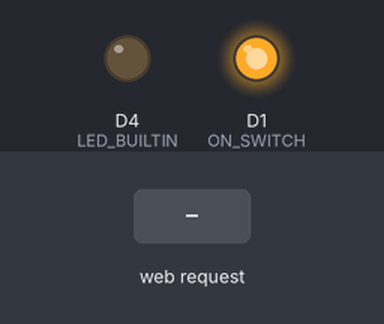
Simulated run of this program. Board: ESP8266 (Wemos D1 mini). Shown: output pins drawn as LEDs (lit = HIGH, except the on-board LED, lit = LOW). Inputs (shaded band) come from the test bench. WiFi joins after 1.5 s; servers stay silent unless stated; not simulated (calls return 0 or success): secrets.h; what the program prints to the serial monitor is not drawn.

Above: at 2.7 s.
2.8 s: HTTP request GET /switches/ received
At 3.2 s:
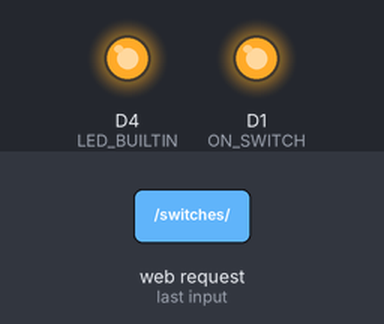
Timing chart, 0 to 8.9 s (numbered marks = the images above; inputs shaded):
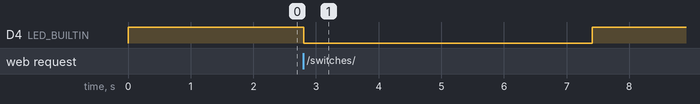

Measured:
- after the input at 2.8 s, D4 (LED_BUILTIN): HIGH → LOW at once, → HIGH 4.6 s later

The program:

main.cpp
```cpp
#include <RCSwitch.h>
#include <ESP8266WiFi.h>
#include "rf_switch.h"
#include "actions.h"
// define const char* ssid and const char* password in this file
#include "secrets.h"

const int ON_SWITCH = D1;
const int TRANSMIT_PIN = D3;

RCSwitch sender = RCSwitch();
RFSwitch aSocket(&sender, "000000FFFF0F", "000000FFFFF0");
RFSwitch bSocket(&sender, "00000F0FFF0F", "00000F0FFFF0");
RFSwitch cSocket(&sender, "00000FF0FF0F", "00000FF0FFF0");
RFSwitch* sockets[3] = { &aSocket, &bSocket, &cSocket };
const int socketCount = sizeof(sockets) / sizeof(*sockets);

// Create server, specify the port to listen on as an argument
WiFiServer server(80);

void connectToWifi();
String readFromWifi(WiFiClient);
Action *getRequestInfo(String);

void setup() {
#if OUTPUT_SERIAL
  Serial.begin(115200);
#endif

  pinMode(LED_BUILTIN, OUTPUT);
  pinMode(ON_SWITCH, OUTPUT);
  pinMode(TRANSMIT_PIN, OUTPUT);

  digitalWrite(ON_SWITCH, LOW);
  sender.enableTransmit(TRANSMIT_PIN);
  sender.setProtocol(1);
  sender.setPulseLength(315);
  digitalWrite(ON_SWITCH, HIGH);

  connectToWifi();
}

void loop() {
  // Check if a client has connected
  WiFiClient client = server.available();
  if (!client) {
    return;
  }

  digitalWrite(LED_BUILTIN, LOW);
  // read request
  String req = readFromWifi(client);
  if (req.length() == 0) {
    return;
  }
#if OUTPUT_SERIAL
  Serial.println(req);
#endif

  // get action to perform corresponding to request
  Action *action = getRequestInfo(req);
  action->performAction();
  client.print(action->getResponse());
  delete action;

  delay(1);
#if OUTPUT_SERIAL
  Serial.println("Client disonnected");
#endif
  digitalWrite(LED_BUILTIN, HIGH);
}

void connectToWifi() {
  digitalWrite(LED_BUILTIN, LOW);
  // Connect to WiFi network
#if OUTPUT_SERIAL
  Serial.println();
  Serial.println();
  Serial.print("Connecting to ");
  Serial.println(ssid);
#endif

  WiFi.begin(ssid, password);

  while (WiFi.status() != WL_CONNECTED) {
    digitalWrite(LED_BUILTIN, HIGH);
    delay(500);
    digitalWrite(LED_BUILTIN, LOW);
#if OUTPUT_SERIAL
    Serial.print(".");
#endif
  }

#if OUTPUT_SERIAL
  Serial.println("");
  Serial.println("WiFi connected");
#endif

  // Start the server
  server.begin();

  digitalWrite(LED_BUILTIN, HIGH);

#if OUTPUT_SERIAL
  Serial.println("Server started");

  // Print the IP address
  Serial.println(WiFi.localIP());
#endif
}

String readFromWifi(WiFiClient client) {
  // Wait until the client sends some data
#if OUTPUT_SERIAL
  Serial.println("new client");
#endif

  while(!client.available()){
    delay(1);
  }

  // Read the first line of the request
  String req = client.readStringUntil('\r');
  return req;
}

Action *getRequestInfo(String req) {
  Action *result = NULL;
  if (req.indexOf("/switches/") != -1) {
    String substring = req.substring(req.indexOf("/switches/") + String("/switches/").length());
    if (substring.indexOf("/") != -1) {
      String indexPart = substring.substring(0, substring.indexOf("/"));
      String statePart = substring.substring(substring.indexOf("/") + 1, substring.indexOf(" "));

#if OUTPUT_SERIAL
      Serial.println("index: " + indexPart + ", state: " + statePart);
#endif

      int actionIndex = atoi(indexPart.c_str());
      if (actionIndex < socketCount) {
        SwitchAction *action = new SwitchAction(sockets[actionIndex]);
        action->setOn (statePart == "1");
        result = action;
      }
    }
  }
  if (result == NULL) {
    result = new InvalidAction();
  }
  return result;
}
```

actions.cpp
```cpp
#include "actions.h"

void SwitchAction::performAction() {
    if (on) {
        rfSwitch->turnOn();
    } else {
        rfSwitch->turnOff();
    }
}

String SwitchAction::getResponse() {
    String s = "HTTP/1.1 200 OK\r\nContent-Type: text/plain\r\n\r\n";
    s += on ? "on" : "off";
    return s;
}

void InvalidAction::performAction() {
#if OUTPUT_SERIAL
    Serial.println("invalid request");
#endif
}

String InvalidAction::getResponse() {
    return "HTTP/1.1 404 \r\n";
}
```

actions.h
```cpp
#include <Arduino.h>
#include"rf_switch.h"

#define OUTPUT_SERIAL 1

#ifndef __ACTIONS_H__
#define __ACTIONS_H__

class Action {
    public:
        virtual void performAction() = 0;
        virtual String getResponse() = 0;
        virtual ~Action()  {};
};

class SwitchAction : public Action {
    public:
        SwitchAction(RFSwitch* sw) : Action() {
            rfSwitch = sw;
        }
        void setOn(bool onOff) {
            on = onOff;
        }
        void performAction();
        String getResponse();

    private:
        RFSwitch* rfSwitch;
        bool on;
};

class InvalidAction : public Action {
    public:
        InvalidAction() : Action() {}

        void performAction();
        String getResponse();
};

#endif
```

output.cpp
```cpp
#include <Arduino.h>
#include "output.h"

void output(unsigned long decimal, unsigned int length, unsigned int delay, unsigned int* raw, unsigned int protocol) {

  const char* b = dec2binWzerofill(decimal, length);
  Serial.print("Decimal: ");
  Serial.print(decimal);
  Serial.print(" (");
  Serial.print( length );
  Serial.print("Bit) Binary: ");
  Serial.print( b );
  Serial.print(" Tri-State: ");
  Serial.print( bin2tristate( b) );
  Serial.print(" PulseLength: ");
  Serial.print(delay);
  Serial.print(" microseconds");
  Serial.print(" Protocol: ");
  Serial.println(protocol);

  Serial.print("Raw data: ");
  for (unsigned int i=0; i<= length*2; i++) {
    Serial.print(raw[i]);
    Serial.print(",");
  }
  Serial.println();
  Serial.println();
}

static const char* bin2tristate(const char* bin) {
  static char returnValue[50];
  int pos = 0;
  int pos2 = 0;
  while (bin[pos]!='\0' && bin[pos+1]!='\0') {
    if (bin[pos]=='0' && bin[pos+1]=='0') {
      returnValue[pos2] = '0';
    } else if (bin[pos]=='1' && bin[pos+1]=='1') {
      returnValue[pos2] = '1';
    } else if (bin[pos]=='0' && bin[pos+1]=='1') {
      returnValue[pos2] = 'F';
    } else {
      return "not applicable";
    }
    pos = pos+2;
    pos2++;
  }
  returnValue[pos2] = '\0';
  return returnValue;
}

static char * dec2binWzerofill(unsigned long Dec, unsigned int bitLength) {
  static char bin[64];
  unsigned int i=0;

  while (Dec > 0) {
    bin[32+i++] = ((Dec & 1) > 0) ? '1' : '0';
    Dec = Dec >> 1;
  }

  for (unsigned int j = 0; j< bitLength; j++) {
    if (j >= bitLength - i) {
      bin[j] = bin[ 31 + i - (j - (bitLength - i)) ];
    } else {
      bin[j] = '0';
    }
  }
  bin[bitLength] = '\0';

  return bin;
}
```

output.h
```cpp
static const char* bin2tristate(const char* bin);
static char * dec2binWzerofill(unsigned long Dec, unsigned int bitLength);

void output(unsigned long, unsigned int, unsigned int, unsigned int*, unsigned int);
```

rf_switch.cpp
```cpp
#include <Arduino.h>
#include "rf_switch.h"
#include "actions.h"

RFSwitch::RFSwitch(RCSwitch *sender, const char* on, const char* off) {
    this->sender = sender;
    this->onMessage = on;
    this->offMessage = off;
}

void RFSwitch::turnOn() {
#if OUTPUT_SERIAL
    Serial.println("turning on");
#endif
    repeatSend(onMessage);
}

void RFSwitch::turnOff() {
#if OUTPUT_SERIAL
    Serial.println("turning off");
#endif
    repeatSend(offMessage);
}

void RFSwitch::repeatSend(const char* message) {
#if OUTPUT_SERIAL
    Serial.println(message);
#endif
    for (int i = 0; i < RESEND_COUNT; i++) {
        sender->sendTriState(message);
#if OUTPUT_SERIAL
        Serial.print(".");
#endif
        delay(10);
    }
#if OUTPUT_SERIAL
    Serial.println();
#endif
}
```

rf_switch.h
```cpp
#ifndef __RF_SWITCH__
#define __RF_SWITCH__

#include <RCSwitch.h>

#define RESEND_COUNT 10

class RFSwitch {
    public:
        RFSwitch(RCSwitch *sender, const char* onMessage, const char* offMessage);

        void turnOn();
        void turnOff();

    private:
        RCSwitch *sender;
        const char* onMessage;
        const char* offMessage;

        void repeatSend(const char* message);
};

#endif
```
